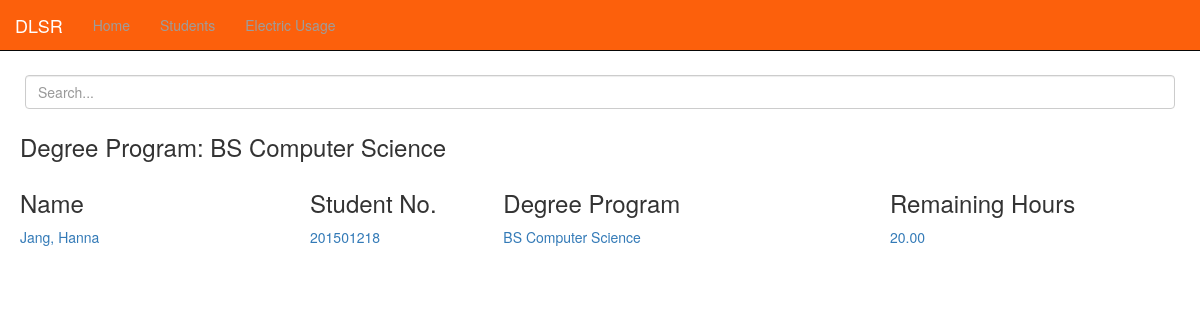
The page /viewing/deg_prog/2/ on the database as committed earlier.
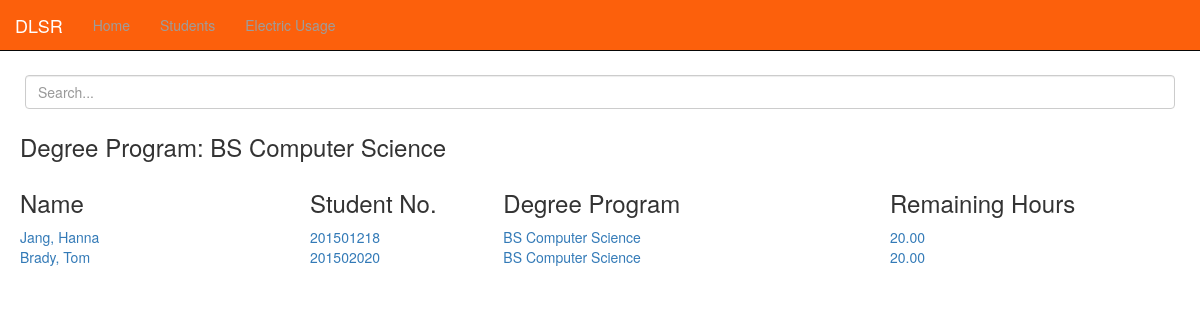
The same page on the database as committed later.
### viewing/models.py (models this page shows, shortened)
class Student(models.Model):
	last_name = models.CharField(max_length = 30)
	first_name = models.CharField(max_length = 30)
	degree_prog = models.ForeignKey(DegreeProg, on_delete=models.CASCADE)
	student_no = models.IntegerField()
	rem_hours = models.DecimalField(decimal_places=2,max_digits=1000,default=20.0)
	total_elec_usage = models.DecimalField(decimal_places=2,max_digits=1000,default=0)

class DegreeProg(models.Model):
	deg_name = models.CharField(max_length=200,default='Non Major')
	def __str__(self):
		return self.deg_name
	class Meta:
		ordering = ('deg_name',)

### viewing/views.py (the view)
# urls.py: path('deg_prog/<int:pk>/', DegProgStudentList.as_view(), name="viewing-DegProgStudentList"),
class DegProgStudentList(ListView):
	template_name = 'viewing/list_students.html'
	model = DegreeProg
	context_object_name = 'students'
	def get_queryset(self):
		self.degree_prog = get_object_or_404(DegreeProg, pk=2)
		return Student.objects.filter( degree_prog = self.degree_prog)

### viewing/templates/viewing/list_students.html
{% extends "viewing/base.html" %}
{% block content %}
	<div class="md-form mt-0" id="search-bar">
  		<input class="form-control" type="text" placeholder="Search..." aria-label="Search">
	</div>
	<h3>Degree Program: {{ students.0.degree_prog }}</h3>
		<div class="row text-left row-no-gutters"> <div class="col-sm-3"> <h3>Name</h3> </div>
		<div class="col-sm-2"> <h3>Student No.</h3> </div>
		<div class="col-sm-4"> <h3>Degree Program</h3> </div>
		<div class="col-sm-2"> <h3>Remaining Hours</h3> </div>
	</div>
	{% for s in students %}
	<div class="row text-left row-no-gutters" id="row-student">
		<div class="col-sm-3">
			<a href="#">{{ s.last_name }}, {{ s.first_name }}</a>
		</div>
		<div class="col-sm-2">
			<a href="#">{{ s.student_no }}</a>
		</div>
		<div class="col-sm-4">
			<a href="#">{{ s.degree_prog }}</a>
		</div>
		<div class="col-sm-2">
			<a href="#">{{ s.rem_hours}}</a>
		</div>
	</div>
	{% endfor %}
{% endblock content %}

### viewing/templates/viewing/base.html (shortened to what this page needs)
{% load static %}
<!DOCTYPE html>
<html>
<head>
	<link rel="stylesheet" href="https://maxcdn.bootstrapcdn.com/bootstrap/3.4.0/css/bootstrap.min.css">
	<link rel="stylesheet" type="text/css" href="{% static 'viewing/main.css' %}">
</head>
<body>
	<div>
	<nav class="navbar navbar-inverse navbar-fixed-top">
	  	<div class="navbar-header">
	  		<a class="navbar-brand" href="#">DLSR</a>
		</div>
		<div class="navbar-collapse collapse">
		    <ul class="nav navbar-nav">
		      <li><a href="{% url 'viewing-Home' %}" class="new-color">Home</a></li>
		      <li><a href="{% url 'viewing-ViewingDegProgList' %}">Students</a></li>
		      <li><a href="{% url 'viewing-ElecUsageListView' %}">Electric Usage</a></li>
		    </ul>
		</div>
	</nav>
	</div>
	<div class="main">
		{% block content %}{% endblock %}
	</div>
</body>
</html>

### viewing/static/viewing/main.css (style rules this page uses)
.main { padding: 20px; margin-top: 30px; height: 1500px; }
.navbar { background-color: #fc600c; }
.new-color { color: black; }
#search-bar { padding: 5px; margin-top: 20px; }

Rows that differ between the two databases and show on the page:
added Student: last_name "Brady", first_name "Tom", student_no "201502020", degree_prog "BS Computer Science", rem_hours "20.00"
